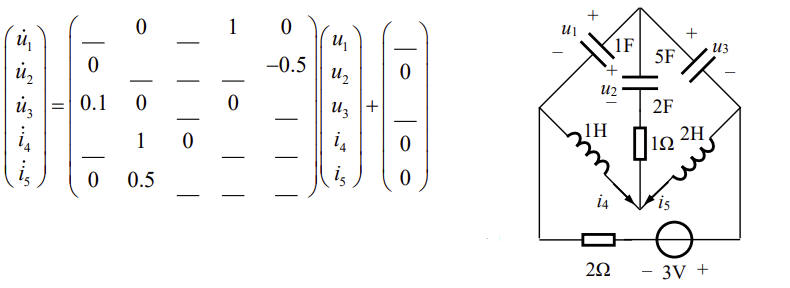
#> input picture 验证集/images/images/CIR_004.png, 790 x 288 px
$ python -i image_tool.py   (imports and definitions only)
#> lines starting #> are read from the running program, lines starting #| are printed output that depends on the picture
"""Image description tool - sends diagrams to Kimi multimodal for text description."""

from __future__ import annotations

import base64
import os as _os
from io import BytesIO
from pathlib import Path
from typing import Any


class ImageDescriptionTool:
    """Read a diagram/photo and ask Kimi to describe it in structured text."""

    def __init__(self, kimi_client: Any = None, base_dirs: list[str] | None = None) -> None:
        self._kimi = kimi_client
        self._base_dirs = base_dirs or [".", "验证集"]

    # ------------------------------------------------------------------
    # Public API  (called by ReAct engine)
    # ------------------------------------------------------------------

    _CIRCUIT_PROMPT = (
        "【角色设定】\n"
        "你是一位拥有顶级专业水平的电子电气工程师（精通电路原理、模拟CMOS集成电路设计）"
        "及图像细节提取专家。你的任务是将我提供的图片，完全转化为零歧义、纯文字的结构化拓扑描述。\n\n"
        "【核心提取原则】\n"
        "严禁空间描述：禁止使用'左边'、'上面'、'并联'、'串联'等词，必须且只能使用'节点（Node）连接法'描述。\n"
        "尊重原图符号：对于相量、复数阻抗、变量下标，必须使用准确的Markdown/LaTeX语法还原，绝不能漏掉打点或正负号。\n"
        "识别全局网络：识别VDD、GND（地）、独立端口，并将它们视为绝对的全局节点。\n\n"
        "【执行步骤】\n"
        "请严格判断图片类型，并按对应逻辑输出报告：\n\n"
        "预检：判定图片类型\n"
        "观察图片，判定它属于以下哪一类，并执行对应的解析逻辑：\n"
        "类型A：波形图/函数图（带有横纵坐标的曲线）。如果是此类，请跳过后续步骤，直接描述横纵坐标代表的物理量、波形的形状及关键特征点。\n"
        "类型B：相量图（只有带有箭头的矢量线段，无电路元件）。如果是此类，请直接描述各矢量的名称、相对长度关系及相位关系。\n"
        "类型C：电路拓扑图（包含电阻、电容、晶体管、电源等）。如果是此类，请严格执行后续步骤1-6。\n\n"
        "【电路图专属提取步骤】（仅针对类型C执行）\n"
        "步骤一：定义全局节点与端口\n"
        "提取图中已明确标出的节点字母/文字。明确列出所有的电源轨和接地端。"
        "明确列出所有开放端口。如果图中有未命名的交叉连接点，请自行用N1,N2...为其命名。\n"
        "步骤二：提取基础无源元件\n"
        "逐一列出电阻(R)、电容(C)、电感(L)或阻抗盒(Z)。"
        "格式：名称+参数/阻抗值+连接的两个节点。\n"
        "步骤三：提取电源与受控源\n"
        "独立电源：电压源/电流源。必须明确正负极连接的节点，或电流流向的节点。"
        "受控源（菱形符号）：明确类型、连接节点及极性/方向、增益系数、控制变量的原始定义位置和参考方向。\n"
        "步骤四：提取有源器件与集成电路\n"
        "MOSFET/晶体管：指出类型(NMOS/PMOS)，栅极(Gate)、漏极(Drain)、源极(Source)各连接哪个节点。"
        "运算放大器：指出同相输入端(+)、反相输入端(-)、输出端各接哪个节点。\n"
        "步骤五：提取参考方向与网孔信息\n"
        "支路变量：提取图中所有参考电流及其流向，参考电压及其正负极位置。"
        "网孔电流：描述网孔包围了哪些元件及环形箭头的方向。\n"
        "步骤六：提取动态动作\n"
        "如图中有开关(S)，请描述其初始状态及箭头指示的动作方向。\n\n"
        "【重要】：只描述图片内容，不要解题。不要输出寒暄或解释。越快越好。"
    )

    _GENERAL_PROMPT = (
        "你是一个工程图表分析专家。请详细描述这张图片的内容：\n"
        "1. 图片类型（函数图像/受力分析图/坐标图/矩阵/公式推导/其他）\n"
        "2. 图中标注的所有数值、坐标、变量名\n"
        "3. 图中曲线/直线的几何特征（交点、极值点、渐近线、斜率变化等，如有）\n"
        "4. 图中隐含的物理/数学关系（如有公式，用 LaTeX 写出）\n"
        "【重要】：只描述图片内容，不要解题。四条完成立即结束。"
    )

    _CIRCUIT_SYSTEM = (
        "详细描述图片内容，主要用数理符号，少用中文。不要遗漏任何数值和标注。\n"
        "【规则】\n"
        "1. 只描述图片内容，不要进行题目分析或解题步骤\n"
        "2. 不要输出寒暄或解释性文字\n"
        "3. 数学公式和变量必须使用标准 LaTeX 格式（如 $U_{ab}$，$\\Omega$）\n"
        "【重要】：只描述图片内容，不要解题。所有步骤完成立即结束，越快越好。"
    )

    _GENERAL_SYSTEM = (
        "详细描述图片内容，主要用数理符号和 LaTeX 格式，少用中文。不要遗漏任何数值和标注。\n"
        "【规则】\n"
        "1. 只描述图片内容，不要进行题目分析或解题步骤\n"
        "2. 不要输出寒暄或解释性文字\n"
        "3. 数学公式和变量必须使用标准 LaTeX 格式"
    )

    # [57 lines left out: functions compute, _find_image, not called in this run]


def _compress_image(path: str, max_width: int = 512, quality: int = 30) -> str:
    """Read an image, aggressively compress to tiny JPEG, return base64 string."""
#> called with path = '../../验证集/images/images/CIR_004.png', max_width = 512, quality = 30
    from PIL import Image as _Image

    img = _Image.open(path)
#> img is the input picture: PIL image 790x288 RGBA; mean R, G, B, A 246.3, 246.1, 246.2, 255
    if img.mode in ("RGBA", "P", "LA"):
        img = img.convert("RGB")
#> img: PIL image 790x288 RGB
    if img.mode == "RGB":
        gray = img.convert("L")
        img = gray.convert("RGB")
    w, h = img.size
#> w = 790; h = 288
    if w > max_width:
        ratio = max_width / w
#> ratio = 0.648
        img = img.resize((max_width, int(h * ratio)), _Image.LANCZOS)
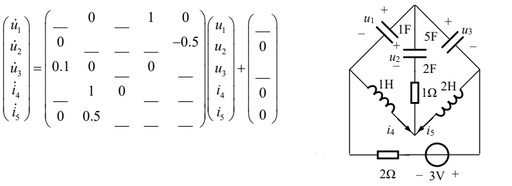
#> img: PIL image 512x186 RGB; min 0, max 255, mean 245.6
    buf = BytesIO()
    img.save(buf, format="JPEG", quality=quality, optimize=True)
    return base64.b64encode(buf.getvalue()).decode()

>>> result = _compress_image('../../验证集/images/images/CIR_004.png')

$ run again, on 验证集/images/images/CIR_006.png
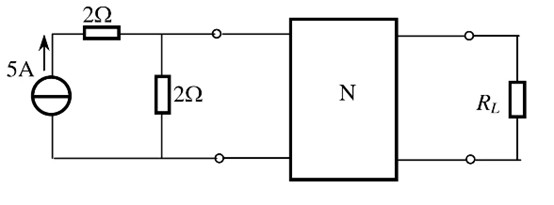
#> input picture 验证集/images/images/CIR_006.png, 554 x 205 px
#> in _compress_image, img is the input picture: PIL image 554x205 RGBA; mean R, G, B, A 242.6, 242.6, 242.6, 255
#> in _compress_image, `img = img.resize((max_width, int(h * ratio)), _Image.LANCZOS)`:
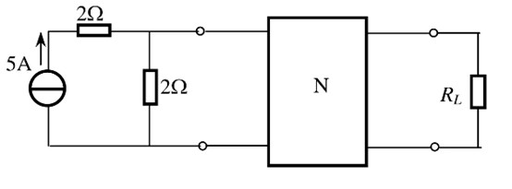
#> img: PIL image 512x189 RGB; min 0, max 255, mean 242.5
